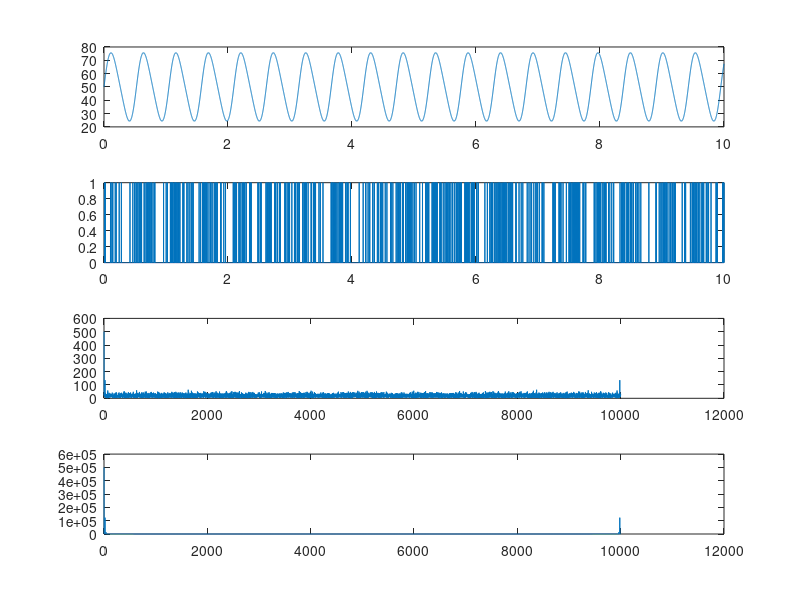

This chart was generated by the following MATLAB code: (Note: this script raises an error after producing the figure.)
%% model data
clc;
f0 = 50; f1 = 25; f2 = 3;
dt = 0.001; t = 0:dt:10;
ft = f0+f1*sin(12*t)+f2*sin(24*t);
subplot(4,1,1);
plot(t,ft);
spTrain = nan(size(t));
spTrain = rand(size(t))<ft*dt;
subplot(4,1,2)
plot(t,spTrain)
sum(spTrain)/max(t);

ax1 = subplot(4,1,3);
plot(abs(fft(spTrain)));

ax2 = subplot(4,1,4);
plot(abs(fft(ft)));

linkaxes([ax1 ax2],'x')
%% using actual data. direct fft calculation and plotting
% error('need to change dataLoc to the correct physAnalysis.mat file. can remove error after linking to correct file');
dataLoc = 'C:\Documents and Settings\Owner\My Documents\Downloads\physAnalysis.mat';
temp = load(dataLoc);
physAnalysis = temp.physAnalysis;
c = physAnalysis{1}{1}.trode_1;

% using actual data analysis techniques
s.stimInfo.refreshRate = c.stimInfo.refreshRate; % the refreshrate
numRepeats = length(unique(c.repeats));
numTypes = length(unique(c.types));
s.f0 = nan(numRepeats,numTypes);
s.f1 = nan(numRepeats,numTypes);
s.f2 = nan(numRepeats,numTypes);
s.coh = nan(numRepeats,numTypes);
s.cohLB = nan(numRepeats,numTypes);

for rep = 1:numRepeats
    for type = 1:numTypes
        % recreate the stim
        stim = 0.5+0.5*cos(c.phases((c.repeats==rep)&(c.types==type)));
        spike = c.spikeCount((c.repeats==rep)&(c.types==type));
        fStim = fft(stim);
        fSpike = fft(spike);
        if ~isempty(fStim) && length(fStim)>10
            s.f0(rep,type) = fSpike(1)/length(stim)*s.stimInfo.refreshRate; % the DC component
            pSpike=angle(fStim(2:floor(length(fStim)/2)));
            fStim=abs(fStim(2:floor(length(fStim)/2))); % get rid of DC and symetry
            fSpike=abs(fSpike(2:floor(length(fSpike)/2)));
            indF1 = min(find(fStim==max(fStim)));
            indF2 = 2*indF1;
            s.f1(rep,type) = fSpike(indF1)/length(stim)*s.stimInfo.refreshRate;
            s.phaseDensity(rep,type) = pSpike(indF1);
            if numel(fSpike)>indF2
                s.f2(rep,type) = fSpike(indF2)/length(stim)*s.stimInfo.refreshRate;
            else
                s.f2(rep,type) = nan;
            end
            % coherency
            chrParam.tapers=[3 5]; % same as default, but turns off warning
            chrParam.err=[2 0.05];  % use 2 for jacknife
            fscorr=true;
            % should check chronux's chrParam,trialave=1 to see how to
            % handle CI's better.. will need to do all repeats at once
            [C,phi,S12,S1,S2,f,zerosp,confC,phistd,Cerr]=...
                coherencycpb(stim,spike,chrParam,fscorr);
            
            if ~zerosp
                peakFreqInds=find(S1>max(S1)*.95); % a couple bins near the peak of
                [junk maxFreqInd]=max(S1);
                s.coh(rep,type)=mean(C(peakFreqInds)); % mean of coherencey near the peak...what are we doing this?
                s.cohLB(rep,type)=Cerr(1,maxFreqInd); % error is at the max Ind
            else
                s.coh(rep,type)=nan;
                s.cohLB(rep,type)=nan;
            end
            
        else
            s.f0(rep,type) = nan;
            s.f1(rep,type) = nan;
            s.f2(rep,type) = nan;
            s.coh(rep,type) = nan;
            s.cohLB(rep,type) = nan;
        end
    end
end

[repInds typeInds]=find(isnan(s.f1));
s.f0(unique(repInds),:)=nan;   % remove reps with bad power estimates
s.f1(unique(repInds),:)=nan;   % remove reps with bad power estimates
s.f2(unique(repInds),:)=nan;   % remove reps with bad power estimates
s.coh(unique(repInds),:)=nan;   % remove reps with bad power estimates
s.cohLB(unique(repInds),:)=nan; % remove reps with bad power estimates

figure;
subplot(3,1,1),plot(nanmean(s.f0,1));title('f0.normal fft')
subplot(3,1,2),plot(nanmean(s.f1,1));title('f1')
subplot(3,1,3),plot(nanmean(s.f2,1));title('f2')

%% see movie
for rep = 1:numRepeats
    for type = 1:numTypes
        figure(1);
        stim = 0.5+0.5*cos(c.phases((c.repeats==rep)&(c.types==type)));
        spike = c.spikeCount((c.repeats==rep)&(c.types==type));
        subplot(4,1,1); plot(stim);
        title(sprintf('t:%d,r:%d',type,rep));
        subplot(4,1,2); plot(spike);
        fStim = abs(fft(stim));
        fSpike = abs(fft(spike));
        % take away f0
        
        ax1 = subplot(4,1,3); plot(fStim); set(ax1,'xlim',[0 100])
        ax2 = subplot(4,1,4); plot(fSpike);set(ax2,'xlim',[0 100])
        pause(1)
        
    end
end
%% see as mean + error movie
fStim = nan(numTypes,numRepeats,300);
fSpike = nan(numTypes,numRepeats,300);
for type = 1:numTypes
    for rep = 1:numRepeats
        figure(1);
        stim = 0.5+0.5*cos(c.phases((c.repeats==rep)&(c.types==type)));
        spike = c.spikeCount((c.repeats==rep)&(c.types==type));
        fStim(type,rep,:) = abs(fft(stim));
        fSpike(type,rep,:) = abs(fft(spike));
    end
    fStimMean = squeeze(nanmean(fStim(type,:,:),2));
    fStimErr = squeeze(nanstd(fStim(type,:,:),[],2))/sqrt(numRepeats);
    fSpikeMean = squeeze(nanmean(fSpike(type,:,:),2));
    fSpikeErr = squeeze(nanstd(fSpike(type,:,:),[],2))/sqrt(numRepeats);
    ax1 = subplot(2,1,1);cla; hold on;
    plot(fStimMean);
    for i = 1:length(fStimErr)
        plot([i i],[fStimMean(i)-fStimErr(i) fStimMean(i)+fStimErr(i)],'k');
    end
    title(sprintf('t:%d; mean+-stderr',type,rep));
    ax2 = subplot(2,1,2);cla; hold on;
    set(ax2,'ylim',[0 100]);
    plot(fSpikeMean);
    for i = 1:length(fSpikeErr)
        plot([i i],[fSpikeMean(i)-fSpikeErr(i) fSpikeMean(i)+fSpikeErr(i)],'k');
    end
    linkaxes([ax1,ax2],'x');
    
    pause(1);
end

%% see as mean + error for all simultaneously
figure(1);
fStim = nan(numTypes,numRepeats,300);
fSpike = nan(numTypes,numRepeats,300);
axList = nan(10,1);
for type = 1:numTypes
    for rep = 1:numRepeats
        figure(1);
        stim = 0.5+0.5*cos(c.phases((c.repeats==rep)&(c.types==type)));
        spike = c.spikeCount((c.repeats==rep)&(c.types==type));
        fStim(type,rep,:) = abs(fft(stim));
        fSpike(type,rep,:) = abs(fft(spike));
    end
    fStimMean = squeeze(nanmean(fStim(type,:,:),2));
    fStimErr = squeeze(nanstd(fStim(type,:,:),[],2))/sqrt(numRepeats);
    fSpikeMean = squeeze(nanmean(fSpike(type,:,:),2));
    fSpikeErr = squeeze(nanstd(fSpike(type,:,:),[],2))/sqrt(numRepeats);
    ax1 = subplot(10,1,1);cla; hold on;
    plot(fStimMean); title('fStim')
    for i = 1:length(fStimErr)
        plot([i i],[fStimMean(i)-fStimErr(i) fStimMean(i)+fStimErr(i)],'k');
    end
    
    ax2 = subplot(10,1,type+1);cla; hold on;
    axList(type) = ax2;
    title(sprintf('t:%d',type));
    plot(fSpikeMean);
    for i = 1:length(fSpikeErr)
        plot([i i],[fSpikeMean(i)-fSpikeErr(i) fSpikeMean(i)+fSpikeErr(i)],'k');
    end
    set(ax2,'XTickLabel',[],'YLim',[0 100]);
    
%     pause(1);
end
axList(10) = ax1;
linkaxes(axList,'x');

%% using the fft estimate in chronux and plotting
temp = load(dataLoc);
physAnalysis = temp.physAnalysis;
c = physAnalysis{1}{1}.trode_1;

% using actual data analysis techniques
s.stimInfo.refreshRate = c.stimInfo.refreshRate; % the refreshrate
numRepeats = length(unique(c.repeats));
numTypes = length(unique(c.types));
sChronux.f0 = nan(numTypes);
sChronux.f1 = nan(numTypes);
sChronux.f2 = nan(numTypes);

spikes = nan(numTypes,numRepeats,300);
for type = 1:numTypes
    for rep = 1:numRepeats
        % recreate the stim
        stim = 0.5*cos(c.phases((c.repeats==rep)&(c.types==type)));
        spikes(type,rep,:) = c.spikeCount((c.repeats==rep)&(c.types==type));
    end
        params.tapers = [2 3];
        params.err = [2 0.05];
        params.Fs = c.stimInfo.refreshRate;
        [fStim freqStim]= mtspectrumc(stim,params);
        params.trialave = 1;
%         keyboard
        [fSpike freqSpike spRate fErrorSpike]= mtspectrumpb(squeeze(spikes(type,:,:))',params,1); %fscorr is 1
%         subplot(2,1,1);
%         plot(freqStim,fStim)
%         ax = subplot(2,1,2);
%         plot(freqSpike,fSpike);
%         set(ax,'ylim',[0,100])
%         pause(2);
        
        % set the values
        [junk f1Index] = min(abs(freqSpike-c.stimInfo.driftfrequencies));
        [junk f2Index] = min(abs(freqSpike-2*c.stimInfo.driftfrequencies));
        sChronux.f0(type) = spRate;
        sChronux.f1(type) = sqrt(fSpike(f1Index));
        sChronux.f2(type) = sqrt(fSpike(f2Index));
end
figure;
subplot(3,1,1),plot(sChronux.f0);title('f0.chronux')
subplot(3,1,2),plot(sChronux.f1);title('f1')
subplot(3,1,3),plot(sChronux.f2);title('f2')

%% using the fft estimate in chronux and plotting spectrum as a movie
temp = load(dataLoc);
physAnalysis = temp.physAnalysis;
c = physAnalysis{1}{1}.trode_1;

% using actual data analysis techniques
s.stimInfo.refreshRate = c.stimInfo.refreshRate; % the refreshrate
numRepeats = length(unique(c.repeats));
numTypes = length(unique(c.types));


spikes = nan(numTypes,numRepeats,300);
for type = 1:numTypes
    for rep = 1:numRepeats
        % recreate the stim
        stim = 0.5*cos(c.phases((c.repeats==rep)&(c.types==type)));
        spikes(type,rep,:) = c.spikeCount((c.repeats==rep)&(c.types==type));
    end
        params.tapers = [2 3];
        params.err = [2 0.05];
        params.Fs = c.stimInfo.refreshRate;
        [fStim freqStim]= mtspectrumc(stim,params);
        params.trialave = 1;
%         keyboard
        [fSpike freqSpike spRate fErrorSpike]= mtspectrumpb(squeeze(spikes(type,:,:))',params,1); %fscorr is 1
        subplot(2,1,1);
        plot(freqStim,fStim)
        ax = subplot(2,1,2);
        plot(freqSpike,fSpike);
        set(ax,'ylim',[0,100])
        pause(2);
        
%         % set the values
%         [junk f1Index] = min(abs(freqSpike-c.stimInfo.driftfrequencies));
%         [junk f2Index] = min(abs(freqSpike-2*c.stimInfo.driftfrequencies));
%         sChronux.f0(type) = spRate;
%         sChronux.f1(type) = fSpike(f1Index);
%         sChronux.f2(type) = fSpike(f2Index);
end
% figure;
% subplot(3,1,1),plot(sChronux.f0);title('f0.chronux')
% subplot(3,1,2),plot(sChronux.f1);title('f1')
% subplot(3,1,3),plot(sChronux.f2);title('f2')



%%  plot fft in three ways as a movie
dataLoc = 'C:\Documents and Settings\Owner\My Documents\Downloads\physAnalysis.mat';
temp = load(dataLoc);
physAnalysis = temp.physAnalysis;
c = physAnalysis{1}{1}.trode_1;

% using actual data analysis techniques
refreshRate = c.stimInfo.refreshRate;
s.stimInfo.refreshRate = c.stimInfo.refreshRate; % the refreshrate
numRepeats = length(unique(c.repeats));
numTypes = length(unique(c.types));

for rep = 1:numRepeats
    for type = 1:numTypes
        figure(1);
        stim = cos(c.phases((c.repeats==rep)&(c.types==type)));
        spike = c.spikeCount((c.repeats==rep)&(c.types==type));
        subplot(4,1,1); plot(stim);
        title(sprintf('t:%d,r:%d',type,rep));
        subplot(4,1,2); plot(spike);
        
        % direct fft
        fStimFFT = abs(fft(stim))/length(stim)*refreshRate;
        fSpikeFFT = abs(fft(spike))/length(spike)*refreshRate;
        
        %take away DC
        fStimFFTDC = fStimFFT(1); fStimFFT(1) = [];
        fSpikeFFTDC = fSpikeFFT(1); fSpikeFFT(1) = [];
        
        % remove the mirror image
        fStimFFT = fStimFFT(1:length(fStimFFT)/2);
        fSpikeFFT = fSpikeFFT(1:length(fSpikeFFT)/2);
        
        freqFFT = linspace(0,refreshRate/2,length(fStimFFT)+1);
        freqFFT(1) = [];
        
        % using chronux
        params.tapers = [2 3];
        params.err = [0 0.05];
        params.Fs = c.stimInfo.refreshRate;
        [fStimChr freqStimChr]= mtspectrumc(stim,params);
        params.trialave = 0;
        [fSpikeChr freqSpikeChr rChr]= mtspectrumpb(spike',params,1); %fscorr is 1
        
        % using pam's method
        [fStimPam freqStimPam] = spectofspike(stim,128,1/c.stimInfo.refreshRate,false);
        [fSpikePam freqSpikePam rPam] = spectofspike(spike,128,1/c.stimInfo.refreshRate,false);
        
        ax1 = subplot(4,1,3); cla; hold on;  plot(freqFFT,fStimFFT,'k'); plot(freqStimChr,sqrt(fStimChr),'r','LineWidth',2); plot(freqStimPam-min(freqStimPam),fStimPam,'b','LineWidth',2); set(ax1,'xlim',[0 20])
        ax2 = subplot(4,1,4); cla; hold on; plot(freqFFT,fSpikeFFT,'k'); plot(freqSpikeChr,sqrt(fSpikeChr),'r','LineWidth',2); plot(freqSpikePam-min(freqSpikePam),fSpikePam,'b','LineWidth',2); set(ax2,'xlim',[0 20])
        pause(1)
        
    end
end

%%  plot fft pam mentod only
dataLoc = 'C:\Documents and Settings\Owner\My Documents\Downloads\physAnalysis.mat';
temp = load(dataLoc);
physAnalysis = temp.physAnalysis;
c = physAnalysis{1}{1}.trode_1;

% using actual data analysis techniques
refreshRate = c.stimInfo.refreshRate;
s.stimInfo.refreshRate = c.stimInfo.refreshRate; % the refreshrate
numRepeats = length(unique(c.repeats));
numTypes = length(unique(c.types));

for rep = 1:numRepeats
    for type = 1:numTypes
%         figure(1);
        stim = cos(c.phases((c.repeats==rep)&(c.types==type)));
        spike = c.spikeCount((c.repeats==rep)&(c.types==type));
%         subplot(4,1,1); plot(stim);
%         title(sprintf('t:%d,r:%d',type,rep));
%         subplot(4,1,2); plot(spike);
        
        
%         [fStimPam freqStimPam] = spectofspike(stim,128,1/c.stimInfo.refreshRate,true);
        [fSpikePam freqSpikePam rPam] = spectofspike(spike,128,1/c.stimInfo.refreshRate,true);
        
%         ax1 = subplot(4,1,3); cla; hold on;  plot(freqStimPam-min(freqStimPam),fStimPam,'b','LineWidth',2); set(ax1,'xlim',[0 20])
%         ax2 = subplot(4,1,4); cla; hold on; plot(freqSpikePam-min(freqSpikePam),fSpikePam,'b','LineWidth',2); set(ax2,'xlim',[0 20])
        pause()
        
    end
end

%% repeating for each neuron individually
whichID = 1:db.numNeurons;
whichID = [9];
params = [];
params.includeNIDs = whichID;
params.deleteDupIDs = false;
[aInd nID subAInd]=selectIndexTool(db,'sfGratings',params);
detailOnWNNew = ...
[1 1 1 1 0 0 0 1 1 inf 0 0 inf 0 0 0 0 1 0 inf 1 0 0 inf inf 1 1 inf 1 ...
1 1 1 1 1 0 0 0 1 inf inf 1 1 0 inf 1 0 inf 1 1 1 1 inf inf inf 0 0 1 0 ...
1 1 0 0 0];
detailOnWNOld = [0 0 0 0 0 0 0 1 0 0 0 1 0 1 1 0 0 0 0 inf];

detailLatencyNew = ...
[83 83 100 83 100 83 100 83 83 inf 100 83 inf 83 67 83 83 83 100 inf 83 83 83 inf inf 100 83 inf 83 83 83 83 83 83 83 ...
100 83 117 inf inf 67 83 83 inf 83 100 inf 100 83 83 100 inf inf 83 83 83 83 100 133 83 117 83 133] ;

detailLatencyOld = [50 50 67 50 50 33 33 183 83 54 82 45 92 inf 45 45 45 inf 83 inf];

for i = 1:length(nID)
    han = figure('units','normalized','outerposition',[0 0 1 1]);
    figName = sprintf('n%d_a%d.png',nID(i),subAInd(i));
    params.nID = nID(i);
    params.aInd = subAInd(i);
    params.ON = detailOnWNNew(params.nID);
%     params.ON = detailOnWNOld(params.nID);
    params.latency = detailLatencyNew(params.nID);
%     params.latency = detailLatencyOld(params.nID);
    db.data{nID(i)}.analyses{subAInd(i)}.plotPowerSpectra(han,params);
    saveLoc = 'C:\Documents and Settings\Owner\My Documents\Dropbox';
    plot2svg(fullfile(saveLoc,figName));
%     plot2svg(fullfile(saveLoc,figName),han);
%     pause(1)
    close(han);
    pause(1);
end

%% plot rasters

whichID = 1:db.numNeurons;
% whichID = [17 19 20 22 24 25 26 29 30 32 ];
params = [];
params.includeNIDs = whichID;
params.deleteDupIDs = false;
[aInd nID subAInd]=selectIndexTool(db,'sfGratings',params);

for i = 1:length(nID)
    han = figure('units','normalized','outerposition',[0 0 1 1]);
    figName = sprintf('n%d_a%d_r.png',nID(i),subAInd(i));
    params.nID = nID(i);
    params.aInd = subAInd(i);
    
    rasterAx = axes('position',[0.05,0.05,0.45,0.9]);
    rasterParams.handle = rasterAx;
    db.data{nID(i)}.analyses{subAInd(i)}.plotRaster(rasterParams);
    
    isiAx = axes('position',[0.55,0.05,0.4,0.45]);
    isiParams.color = 'k';
    db.data{nID(i)}.analyses{subAInd(i)}.plotISI(isiAx,isiParams);
    
    spikeAx = axes('position',[0.55,0.55,0.4,0.4]);
    spikeParams.color = 'r';
    db.data{nID(i)}.analyses{subAInd(i)}.plotSpikes(spikeAx,spikeParams);
    
    saveLoc = 'C:\Documents and Settings\Owner\Desktop\validation';
    print(han,fullfile(saveLoc,figName),'-dpng','-r300');
%     plot2svg(fullfile(saveLoc,figName),han);
%     pause(1)
    close(han);
    pause(1);
end



%% test model data on autocorr calculation
clc;
f0s = -30:0;
spec = [];
for i = 1:length(f0s)
    f0 = f0s(i); f1 = 25; f2 = 0;noise = 0.1;
    w = 4;
    dt = 0.001; t = 0:dt:10;
    ft = f0+f1*sin(2*pi*w*t)+f2*sin(2*2*pi*w*t)+noise*f0*randn(size(t));
%     subplot(4,1,1);
%     plot(t,ft);
    spTrain = nan(size(t));
    spTrain = rand(size(t))<ft*dt;
%     subplot(4,1,2)
%     plot(t,spTrain)
%     sum(spTrain)/max(t);
    
%     ax1 = subplot(4,1,3);
    [specStim,fbinStim,DC] = spectofspike(ft,round(1/dt),dt,false);
%     plot(fbinStim-min(fbinStim),specStim);
%     set(gca,'xlim',[0 20]);
    
%     ax2 = subplot(4,1,4);
    [specSpike,fbinSpike,DC] = spectofspike(spTrain,round(1/dt),dt,false);
%     plot(fbinSpike-min(fbinSpike),specSpike);

% keyboard
%     set(gca,'xlim',[0 20]);
    spec = [spec;specSpike];
end
% linkaxes([ax1 ax2],'x')
which = fbinSpike>0 & fbinSpike<30;
mesh(f0s,fbinSpike(which),spec(:,which)')

%% plotting eta values
load('C:\SFFit\NewCellsSFFit_AC.mat')
nIDsCompletelyAccepted = [1 3 4 5 6 9 14 16 17 23 30 31 32 33 43 45 46 48 49 57];

nIDsOnTheMargin = [7 11 12 19 22 26 27 29 34 35 36 37 38 41 42 51 56 58 61];

whichID = 1:db.numNeurons;
whichID = [1 3 4 5 6 7 9 12 14 16 17 19 22 26 29 30 31 32 37 43 45 46 48 49 51 56 57 58 ...
    63 11 23 27 33 34 35 36 38 41 42 44 47 61]; 
params = [];
params.includeNIDs = whichID;
params.deleteDupIDs = false;

allF1 = getFacts(db,{{'sfGratings',{{'f1','f1SEM'},'all'}},params});
nIDsInFit = allF1.nID;
subAIndInFit = allF1.subAInd;

whichOK = ismember(nIDsInFit,nIDsCompletelyAccepted);
etasOK = [];
analysisOK = [];
etasMarginal = [];
analysisMarginal = []; 
% fitOutput(1) : balanced
% fitOutput(2) : supra
% fitOutput(4) : sub
minQualDiff = 0.02;
nIDsFinished = [];
for i = 1:length(nIDsInFit)
    if ismember(nIDsInFit(i),nIDsCompletelyAccepted) && ~ismember(nIDsInFit(i),nIDsFinished)
        % get the etas for all the fits
        balQual = fitOutput(1).fit(i).chosenRF.quality;
        supraQual = fitOutput(2).fit(i).chosenRF.quality;
        subQual = fitOutput(4).fit(i).chosenRF.quality;
        
        [junk ind] = max([balQual supraQual -inf subQual]);
        if ind == 2
            % special case to make sure that the supra is actually better! 
            if supraQual-max([balQual subQual])>=minQualDiff
                %keep the ind
            else
                [junk ind] = max([balQual -inf -inf subQual]);
            end                
        end
        
        % now we are home...just find eta for that analysis
        ks = fitOutput(ind).fit(i).chosenRF.KS;
        kc = fitOutput(ind).fit(i).chosenRF.KC;
        rs = fitOutput(ind).fit(i).chosenRF.RS;
        rc = fitOutput(ind).fit(i).chosenRF.RC;
        
        etaAnalysis = (ks*rs*rs)/(kc*rc*rc);
        etasOK(end+1) = etaAnalysis;
        analysisOK(end+1) = i;
        nIDsFinished(end+1) = nIDsInFit(i);
    elseif ismember(nIDsInFit(i),nIDsOnTheMargin)&& ~ismember(nIDsInFit(i),nIDsFinished)
        % get the etas for all the fits
        balQual = fitOutput(1).fit(i).chosenRF.quality;
        supraQual = fitOutput(2).fit(i).chosenRF.quality;
        subQual = fitOutput(4).fit(i).chosenRF.quality;
        
        [junk ind] = max([balQual supraQual -inf subQual]);
        if ind == 2
            % special case to make sure that the supra is actually better! 
            if supraQual-max([balQual subQual])>=minQualDiff
                %keep the ind
            else
                [junk ind] = max([balQual -inf -inf subQual]);
            end                
        end
        
        % now we are home...just find eta for that analysis
        ks = fitOutput(ind).fit(i).chosenRF.KS;
        kc = fitOutput(ind).fit(i).chosenRF.KC;
        rs = fitOutput(ind).fit(i).chosenRF.RS;
        rc = fitOutput(ind).fit(i).chosenRF.RC;
        
        etaAnalysis = (ks*rs*rs)/(kc*rc*rc);
        etasMarginal(end+1) = etaAnalysis;
        analysisMarginal(end+1) = i;   
        nIDsFinished(end+1) = nIDsInFit(i);
    else
        % reject that analysis
    end
end
edges = linspace(-1.5,2,20);
histcOKs = histc(log10(etasOK),edges);
histcMarginals = histc(log10(etasMarginal),edges);
bar(edges,[histcOKs;histcMarginals]','stacked')
set(gca,'fontsize',25,'fontname','FontinSans');
set(gca,'xlim',[-2 2])
